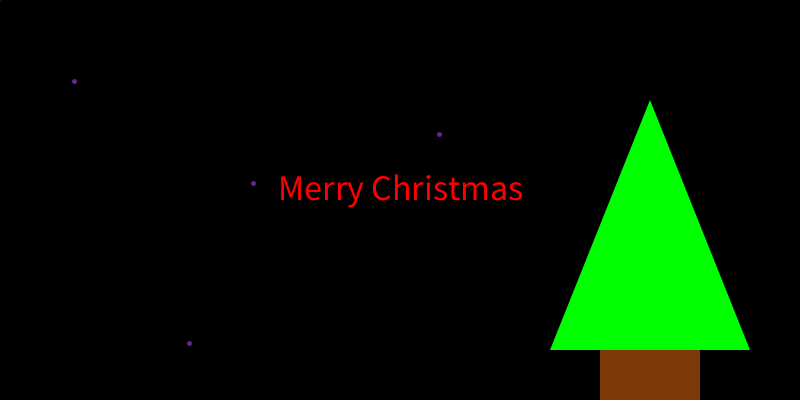
Frame 1 (no input)
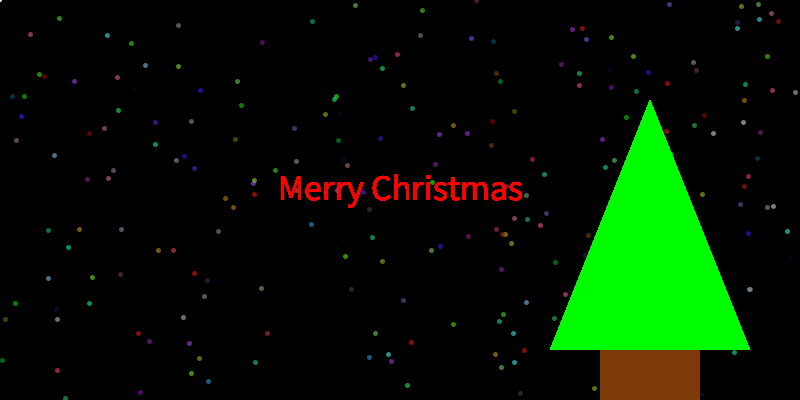
Frame 60 (the mouse pressed at the canvas centre just before this capture)
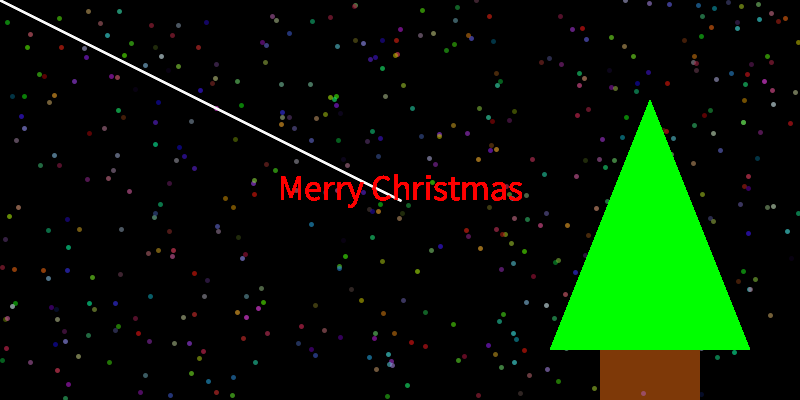
Frame 120 (the mouse held since frame 60 and released just before this capture)

The Processing sketch that drew these frames (run headless with seeded random() and noise(); from frame 60 on, the mouse is pressed at the canvas centre):

// Processing sketch: processing_124217
// ── processing_124217.pde

void setup()
{
  size(800, 400);
  background(0, 0, 0);
}


void draw()
{
  fill(255, 0, 0);
  textSize(36);
  textAlign(CENTER);
  text("Merry Christmas", 400, 200);
  noStroke();
  fill(0, 255, 0);
  triangle(550, 350, 650, 100, 750, 350);
  fill(126, 57, 8);
  quad(600, 350, 600, 400, 700, 400, 700, 350);
  fill(255, 255, 255);
  strokeWeight(2);
  stroke(255,255,255,25);
  line(0, 0, mouseX, mouseY);

  strokeWeight(5);
  stroke(random(255), random(255), random(255), 150);
  point(random(width), random(height));
  point(random(width), random(height));
  point(random(width), random(height));
  point(random(width), random(height));
}  

void mousePressed()
{

background(0,0,0);
} 
